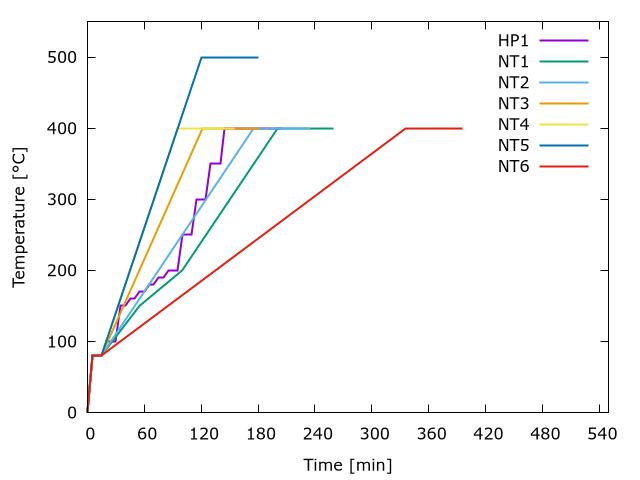

This figure's gnuplot source:
set term pngcairo
set out "hp1.png"
filename="hp1.csv"
width=2
set xlabel "Time [min]"
set ylabel "Temperature [°C]"
set xrange [0:550]
set yrange [0:550]
set xtics 0,60

plot filename u 3:1 w l lw width t "HP1" ,\
	filename u 4:1 w l lw width t "NT1"	,\
	filename u 5:1 w l lw width t "NT2" ,\
	filename u 6:1 w l lw width t "NT3" ,\
	filename u 7:1 w l lw width t "NT4" ,\
	filename u 8:1 w l lw width t "NT5" ,\
	filename u 9:1 w l lw width t "NT6"

#pause -1
